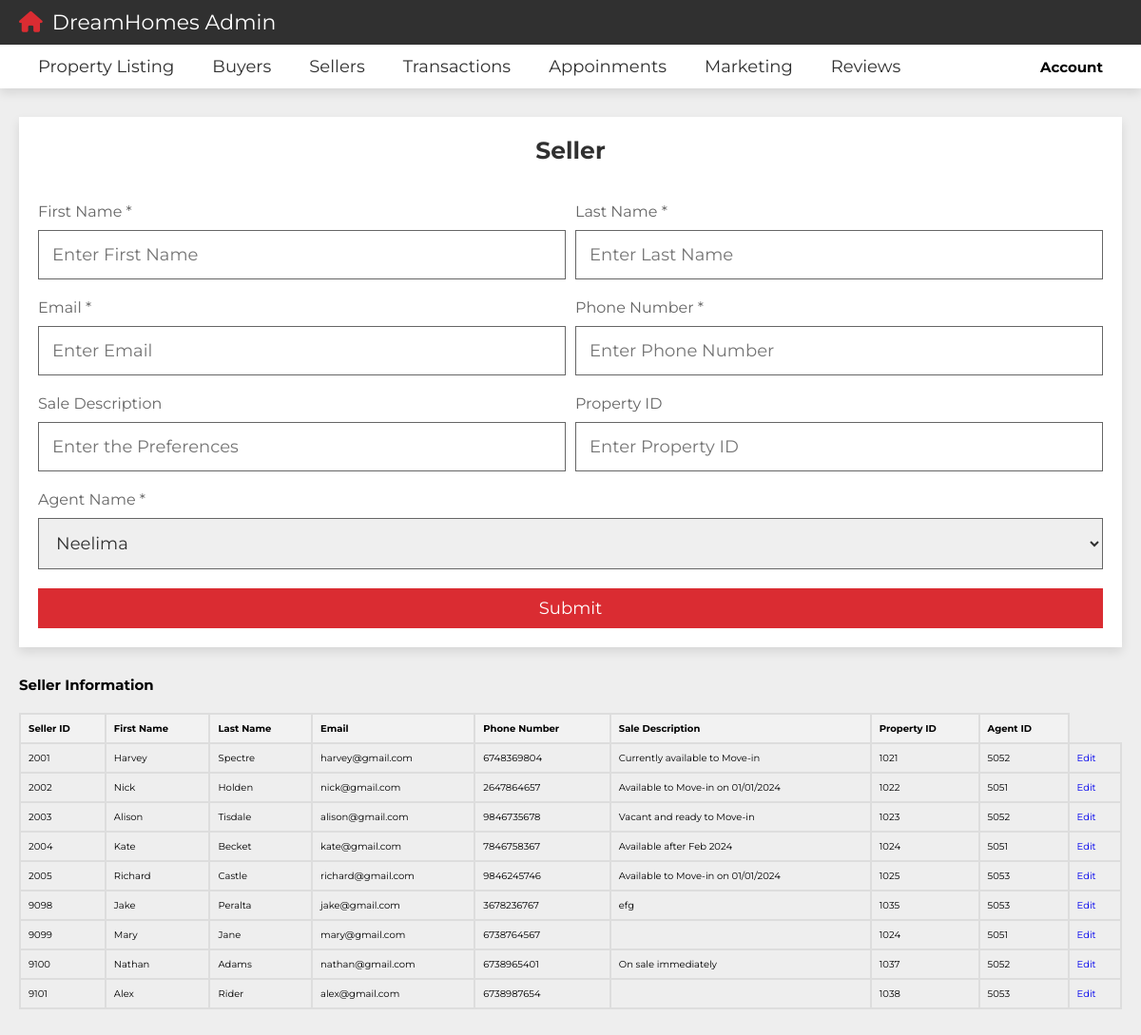
The page /project/admin_sellers.php (signed in) on the database its author committed.
### tables this page shows
CREATE TABLE `Seller` (
  `S_Id` int NOT NULL AUTO_INCREMENT,
  `First_Name` varchar(30) NOT NULL,
  `Last_Name` varchar(30) NOT NULL,
  `Email` varchar(45) NOT NULL,
  `Phone_Number` varchar(10) NOT NULL,
  `Sale_Description` varchar(200) DEFAULT NULL,
  `P_Id` int NOT NULL,
  `A_Id` int NOT NULL,
  PRIMARY KEY (`S_Id`,`A_Id`),
  KEY `fk_Sellar_Property1_idx` (`P_Id`),
  CONSTRAINT `fk_Sellar_Property1` FOREIGN KEY (`P_Id`) REFERENCES `Property` (`P_Id`)
);

### project/admin_sellers.php (the view, shortened to what this page needs)
<?php
include 'config.php';
?>
<!DOCTYPE html>
<html lang="en">
<head>
   <link rel="stylesheet" href="https://cdnjs.cloudflare.com/ajax/libs/font-awesome/6.2.0/css/all.min.css">
   <link rel="stylesheet" href="css/style.css">
</head>
<body>
<header class="header">
   <nav class="navbar nav-1">
      <section class="flex">
         <a href="admin.php" class="logo"><i class="fas fa-house"></i>DreamHomes Admin</a>
      </section>
   </nav>
   <nav class="navbar nav-2">
      <section class="flex">
         <div class="menu">
            <ul>
               <li><a href="admin_property_listing_form.php">Property Listing</i></a></li>
               <li><a href="admin_buyers.php">Buyers</i></a></li>
               <li><a href="admin_sellers.php">Sellers</a></i></li>
               <li><a href="admin_transactions.php">Transactions</a></i></li>
               <li><a href="admin_appointments.php">Appoinments</a></i></li>
               <li><a href="admin_marketing.php">Marketing</a></i></li>
               <li><a href="admin_reviews.php#faq">Reviews</a></i></li>
            </ul>
         </div>
         <ul>
            <li>
            <div class="account-container">
            <div class="account-btn">
                <h2><b>Account</b></h2>
                  </div>
               </ul>
      </section>
   </nav>
</header>
<section class="filters" style="padding-bottom: 0;">
   <form action="" method="post" enctype="multipart/form-data">
      <h3>Seller</h3>
         <div class="flex">
            <div class="box">
               <p>First Name *</p>
               <input type="text" name="First_Name" required maxlength="50" placeholder="Enter First Name" class="input">
            </div>
            <div class="box">
               <p>Last Name *</p>
               <input type="text" name="Last_Name" required maxlength="50" placeholder="Enter Last Name" class="input">
            </div>
            <div class="box">
               <p>Email *</p>
               <input type="text" name="Email" required maxlength="50" placeholder="Enter Email" class="input">
            </div>
            <div class="box">
               <p>Phone Number *</p>
               <input type="text" name="Phone_Number" required maxlength="50" placeholder="Enter Phone Number" class="input">
            </div>
            <div class="box">
               <p>Sale Description</p>
               <input type="text" name="Sale_Description" maxlength="50" placeholder="Enter the Preferences" class="input">
            </div>
            <div class="box">
               <p>Property ID</p>
               <input type="text" name="P_Id" maxlength="50" placeholder="Enter Property ID" class="input">
            </div>
            <div class="box">
               <p>Agent Name *</p>
               <select name="A_Id" class="input" required>
                  <option value="5051">Neelima</option>
               </select>
            </div>
         </div>
         <input type="submit" value="submit" name="submit" class="btn">
   </form>
</section>
<section class="">
    <h1>Seller Information</h1>
    <?php
        $sql = "SELECT * FROM Seller";
        $result = $conn->query($sql);
        if ($result->num_rows > 0) {
            echo "<table border='1'>";
            echo "<tr><th> Seller ID </th><th> First Name </th><th> Last Name </th><th> Email </th><th> Phone Number </th><th> Sale Description </th><th> Property ID </th><th> Agent ID </th></tr>";
            while($row = $result->fetch_assoc()) {
                echo "<tr>";
                echo "<td>" . $row["S_Id"] . "</td>";
                echo "<td>" . $row["First_Name"] . "</td>";
                echo "<td>" . $row["Last_Name"] . "</td>";
                echo "<td>" . $row["Email"] . "</td>";
                echo "<td>" . $row["Phone_Number"] . "</td>";
                echo "<td>" . $row["Sale_Description"] . "</td>";
                echo "<td>" . $row["P_Id"] . "</td>";
                echo "<td>" . $row["A_Id"] . "</td>";
                echo "<td><a href='admin_edit_seller.php?S_Id=" . $row["S_Id"] . "'>Edit</a></td>";
                echo "</tr>";
            }
            echo "</table>";
        } else {
            echo "0 results";
        }
    ?>
    </section>
</body>
</html>

### project/css/style.css (style rules this page uses)
:root { --main-color:#DA2C32; --light-color:#666; --light-bg:#eee; --white:#fff; --black:#303030; --border:.1rem solid var(--light-color); --box-shodow:0 .5rem 1rem rgba(0,0,0,.1); }
* { font-family: 'Montserrat', sans-serif; margin: 0; padding: 0; box-sizing: border-box; outline: none; border: none; text-decoration: none; }
html { font-size: 62.5%; overflow-x: hidden; scroll-behavior: smooth; scroll-padding-top: 10rem; }
body { background-color: var(--light-bg); }
section { padding: 3rem 2rem; max-width: 1200px; margin: 0 auto; }
.btn, .inline-btn { margin-top: 1rem; padding: 1rem 3rem; background-color: var(--main-color); color: var(--white); cursor: pointer; text-align: center; font-size: 1.8rem; text-transform: capitalize; }
.btn { display: block; width: 100%; }
.header { position: sticky; top: 0; left: 0; right: 0; z-index: 1000; box-shadow: var(--box-shodow); }
.header .navbar.nav-1 .flex { padding-top: 1rem; padding-bottom: 1rem; }
.header .navbar.nav-2 .flex { padding-top: 0; padding-bottom: 0; }
.header .navbar.nav-1 { background-color: var(--black); }
.header .navbar.nav-2 { background-color: var(--white); }
.header .navbar .flex { display: flex; align-items: center; justify-content: space-between; }
.header .navbar .flex .logo { font-size: 2.2rem; color: var(--white); }
.header .navbar .flex .logo i { color: var(--main-color); margin-right: 1rem; }
.header .navbar .flex ul { list-style: none; }
.header .navbar .flex ul li { float: left; position: relative; }
.header .navbar .flex ul li a { display: inline-block; padding: 1.2rem 2rem; font-size: 1.8rem; color: var(--black); background-color: var(--white); }
.account-container { display: flex; justify-content: flex-end; align-items: center; height: 45px; background-color: #fff; padding: 0 20px; }
.account-btn { position: relative; cursor: pointer; margin-left: 20px; }
.filters form { background-color: var(--white); box-shadow: var(--box-shodow); padding: 2rem; }
.filters form h3 { font-size: 2.5rem; padding-bottom: 2rem; color: var(--black); text-transform: capitalize; text-align: center; }
.filters form .flex { display: flex; gap: 1rem; flex-wrap: wrap; }
.filters form .flex .box { flex: 1 1 40rem; }
.filters form .flex .box .input { width: 100%; margin: 1rem 0; font-size: 1.8rem; color: var(--black); border: var(--border); padding: 1.4rem; }
.filters form .flex .box p { font-size: 1.6rem; color: var(--light-color); }
h3 { color: #333; font-size: 36px; margin-bottom: 20px; }

### project/admin_sellers.php (style rules this page uses)
table { border-collapse: collapse; width: 100%; margin-top: 20px; }
th, td { border: 2px solid #ddd; padding: 8px; text-align: left; }
th { background-color: #f2f2f2; }

### rows shown on the page
seller: S_Id "2001", First_Name "Harvey", Last_Name "Spectre", Email "harvey@gmail.com", Phone_Number "6748369804", Sale_Description "Currently available to Move-in", P_Id "1021", A_Id "5052"
seller: S_Id "2002", First_Name "Nick", Last_Name "Holden", Email "nick@gmail.com", Phone_Number "2647864657", Sale_Description "Available to Move-in on 01/01/2024", P_Id "1022", A_Id "5051"
seller: S_Id "2003", First_Name "Alison", Last_Name "Tisdale", Email "alison@gmail.com", Phone_Number "9846735678", Sale_Description "Vacant and ready to Move-in", P_Id "1023", A_Id "5052"
seller: S_Id "2004", First_Name "Kate", Last_Name "Becket", Email "kate@gmail.com", Phone_Number "7846758367", Sale_Description "Available after Feb 2024", P_Id "1024", A_Id "5051"
seller: S_Id "2005", First_Name "Richard", Last_Name "Castle", Email "richard@gmail.com", Phone_Number "9846245746", Sale_Description "Available to Move-in on 01/01/2024", P_Id "1025", A_Id "5053"
seller: S_Id "9098", First_Name "Jake", Last_Name "Peralta", Email "jake@gmail.com", Phone_Number "3678236767", Sale_Description "efg", P_Id "1035", A_Id "5053"
seller: S_Id "9099", First_Name "Mary", Last_Name "Jane", Email "mary@gmail.com", Phone_Number "6738764567", P_Id "1024", A_Id "5051"
seller: S_Id "9100", First_Name "Nathan", Last_Name "Adams", Email "nathan@gmail.com", Phone_Number "6738965401", Sale_Description "On sale immediately", P_Id "1037", A_Id "5052"
seller: S_Id "9101", First_Name "Alex", Last_Name "Rider", Email "alex@gmail.com", Phone_Number "6738987654", P_Id "1038", A_Id "5053"
